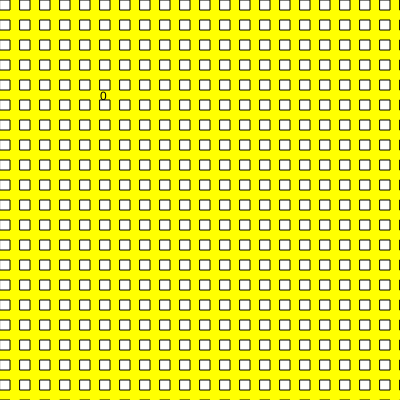
Frame 1 (no input)
Frame 60 (no input): identical to frame 1, image omitted
Frame 120 (the mouse pressed at the canvas centre since frame 60): identical to frame 1, image omitted

The p5.js sketch that drew this single still picture (run headless with seeded random() and noise() and a simulated clock; from frame 60 on, the mouse is pressed at the canvas centre):

// p5.js sketch
// ── sketch.js
let state = 0;

function setup() {
  createCanvas(400, 400);
}

function draw() {

  background(100);

  switch (state) {

    case 0:
      background ("yellow");
      text("0", 100, 100);
      for (let j =0; j<100; j++){
      for (let i =0; i< 100; i++) {
      rect(i*20,j*20,10,10);
      }
    }
      break;

    case 1:
      background ("red");
      text("1", 100, 100);
      for (let j =0; j<200; j++){
      for (let i =0; i< 50; i++) {
      ellipse(i*20,j*20,10,10);
      }
    }
      break;

    case 2:
      background ("blue");
      text("2", 100, 100);
      for (let j =0; j<200; j++){
      for (let i =0; i< 50; i++) {
      ellipse(i*20,j*20,10,10);
      }
    }
      break;

      case 3:
        background ("grey");
        text("3", 100, 100);
        break;

        case 4:
          background ("purple");
          text("4", 100, 100);
          break;

  }
}

function mouseReleased() {
  state++;
  if (state > 4) state = 0;

}
